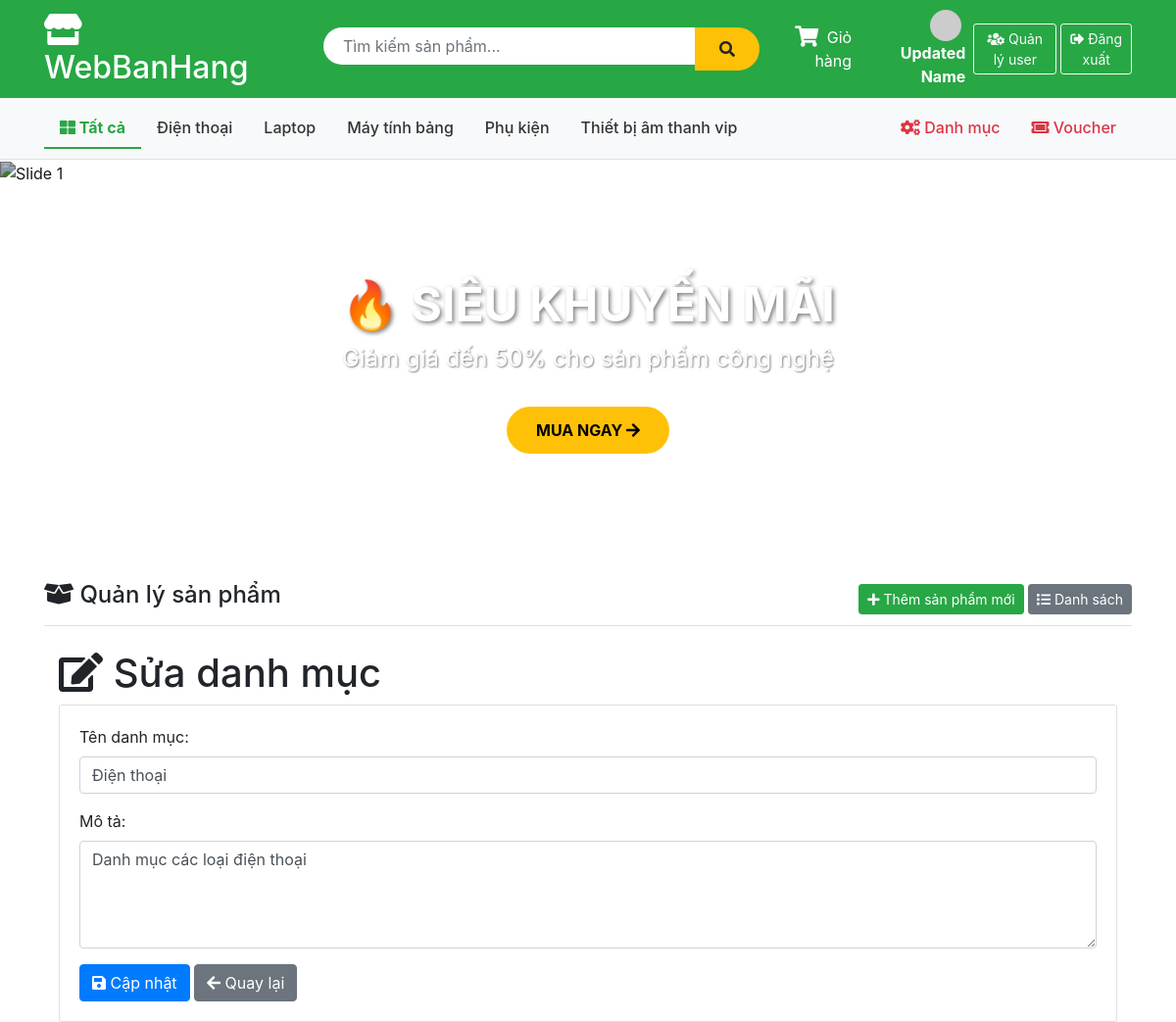
Page /Category/edit/1 (signed in) on the committed database.
### tables this page shows
CREATE TABLE IF NOT EXISTS `category` (
  `id` int NOT NULL AUTO_INCREMENT,
  `name` varchar(100) NOT NULL,
  `description` text,
  PRIMARY KEY (`id`)
);

### index.php (called while the page is built, shortened)
<?php
require_once 'app/helpers/SessionHelper.php';
require_once 'app/config/database.php';
$url = $_GET['url'] ?? '';
$url = rtrim($url, '/');
$url = filter_var($url, FILTER_SANITIZE_URL);
$url = explode('/', $url);
$action = isset($url[1]) && $url[1] != '' ? $url[1] : 'index';
$controller = new $controllerName();
call_user_func_array([$controller, $action], array_slice($url, 2));
?>

### app/helpers/SessionHelper.php (called while the page is built, shortened)
<?php
class SessionHelper {
    public static function isLoggedIn() {
        return isset($_SESSION['username']);
    }
    public static function isAdmin() {
        return isset($_SESSION['username']) &&
               isset($_SESSION['role']) &&
               $_SESSION['role'] === 'admin';
    }
}
?>

### app/config/database.php (called while the page is built, shortened)
<?php
class Database {
    private $host = "localhost";
    private $db_name = "my_store";
    private $username = "root";
    private $password = "";
    public function getConnection() {
        $this->conn = null;
        try {
            $this->conn = new PDO(
                "mysql:host=" . $this->host . ";dbname=" . $this->db_name,
                $this->username,
                $this->password
            );
            $this->conn->exec("set names utf8");
        } catch(PDOException $exception) {
            echo "Connection error: " . $exception->getMessage();
        }
        return $this->conn;
    }
}
?>

### app/models/CategoryModel.php (called while the page is built, shortened)
<?php
class CategoryModel {
    private $conn;
    private $table_name = "category";
    public function __construct($db) {
        $this->conn = $db;
    }
    public function getCategoryById($id) {
        $query = "SELECT * FROM " . $this->table_name . " WHERE id = :id";
        $stmt = $this->conn->prepare($query);
        $stmt->bindParam(':id', $id);
        $stmt->execute();
        return $stmt->fetch(PDO::FETCH_OBJ);
    }
}
?>

### app/views/category/edit.php (the view, shortened to what this page needs)
<?php include 'app/views/shares/header.php'; ?>
<div class="container mt-4">
    <h1>
        <i class="fas fa-edit"></i> Sửa danh mục
    </h1>
    <div class="card">
        <div class="card-body">
            <form method="POST" action="/Category/update">
                <div class="form-group">
                    <label for="name">Tên danh mục:</label>
                    <input type="text" class="form-control" id="name" name="name"
                           value="<?php echo htmlspecialchars($category->name); ?>" required>
                </div>
                <div class="form-group">
                    <label for="description">Mô tả:</label>
                    <textarea class="form-control" id="description" name="description"
                              rows="4"><?php echo htmlspecialchars($category->description); ?></textarea>
                </div>
                <button type="submit" class="btn btn-primary">
                    <i class="fas fa-save"></i> Cập nhật
                </button>
                <a href="/Category/list" class="btn btn-secondary">
                    <i class="fas fa-arrow-left"></i> Quay lại
                </a>
            </form>
        </div>
    </div>
</div>
<?php include 'app/views/shares/footer.php'; ?>

### app/views/shares/header.php (shortened to what this page needs)
<?php
require_once 'app/helpers/SessionHelper.php';
?>
<!DOCTYPE html>
<html lang="vi">
<head>
    <link href="https://stackpath.bootstrapcdn.com/bootstrap/4.5.2/css/bootstrap.min.css" rel="stylesheet">
    <link rel="stylesheet" href="https://cdnjs.cloudflare.com/ajax/libs/font-awesome/5.15.4/css/all.min.css">
</head>
<body>
    <div class="header-top">
        <div class="container">
            <div class="row align-items-center">
                <div class="col-md-3">
                    <h2 class="text-white mb-0">
                        <a href="/Product" style="color: white; text-decoration: none;">
                            <i class="fas fa-store"></i> WebBanHang
                        </a>
                    </h2>
                </div>
                <div class="col-md-5">
                    <form action="/Product/search" method="GET" class="search-box d-flex">
                        <input type="text" name="keyword" class="form-control"
                               placeholder="Tìm kiếm sản phẩm..."
                               value="<?php echo htmlspecialchars($_GET['keyword'] ?? ''); ?>">
                        <button type="submit" class="btn btn-warning">
                            <i class="fas fa-search"></i>
                        </button>
                    </form>
                </div>
                <div class="col-md-4 text-white text-right d-flex align-items-center justify-content-end">
                    <a href="/Product/cart" class="text-white mr-3 position-relative" style="text-decoration: none;">
                        <span class="cart-icon-wrapper">
                            <i class="fas fa-shopping-cart fa-lg"></i>
                        </span>
                        <span class="ml-1 d-none d-md-inline">Giỏ hàng</span>
                    </a>
                    <?php if (SessionHelper::isLoggedIn()): ?>
                        <a href="/Account/profile" class="text-white mr-2" style="text-decoration:none;">
                            <?php
                            $avatarSrc = !empty($_SESSION['avatar'])
                                ? '/public/' . $_SESSION['avatar']
                                : 'https://ui-avatars.com/api/?name=' . urlencode($_SESSION['fullname'] ?? 'U') . '&size=32&background=fff&color=28a745';
                            ?>
                            <img src="<?= $avatarSrc ?>" class="rounded-circle mr-1" style="width:32px;height:32px;object-fit:cover;">
                            <strong><?= htmlspecialchars($_SESSION['fullname'] ?? $_SESSION['username']) ?></strong>
                        </a>
                        <?php if (SessionHelper::isAdmin()): ?>
                            <a href="/Account/manageUsers" class="btn btn-outline-light btn-sm mr-1">
                                <i class="fas fa-users-cog"></i> Quản lý user
                            </a>
                        <?php endif; ?>
                        <a href="/Account/logout" class="btn btn-outline-light btn-sm">
                            <i class="fas fa-sign-out-alt"></i> Đăng xuất
                        </a>
                    <?php endif; ?>
                </div>
            </div>
        </div>
    </div>
    <div class="category-nav">
        <div class="container">
            <ul class="nav">
                <li class="nav-item">
                    <a class="nav-link <?php echo (!isset($_GET['category'])) ? 'active' : ''; ?>"
                       href="/Product">
                        <i class="fas fa-th-large"></i> Tất cả
                    </a>
                </li>
                <?php
                $db = (new Database())->getConnection();
                $stmt = $db->query("SELECT * FROM category ORDER BY name ASC");
                $cats = $stmt->fetchAll(PDO::FETCH_OBJ);
                foreach ($cats as $cat):
                    $isActive = (isset($_GET['category']) && $_GET['category'] == $cat->id) ? 'active' : '';
                ?>
                <li class="nav-item">
                    <a class="nav-link <?php echo $isActive; ?>"
                       href="/Product?category=<?php echo $cat->id; ?>">
                        <?php echo htmlspecialchars($cat->name); ?>
                    </a>
                </li>
                <?php endforeach; ?>
                <?php if (SessionHelper::isAdmin()): ?>
                <li class="nav-item ml-auto">
                    <a class="nav-link admin-link" href="/Category/list">
                        <i class="fas fa-cogs"></i> Danh mục
                    </a>
                </li>
                <li class="nav-item">
                    <a class="nav-link admin-link" href="/Voucher">
                        <i class="fas fa-ticket-alt"></i> Voucher
                    </a>
                </li>
                <?php endif; ?>
            </ul>
        </div>
    </div>
    <div class="banner-slider">
        <div id="mainSlider" class="carousel slide" data-ride="carousel" data-interval="4000">
            <ol class="carousel-indicators">
                <li data-target="#mainSlider" data-slide-to="0" class="active"></li>
                <li data-target="#mainSlider" data-slide-to="1"></li>
                <li data-target="#mainSlider" data-slide-to="2"></li>
            </ol>
            <div class="carousel-inner">
                <div class="carousel-item active">
                    <img src="https://images.unsplash.com/photo-1607082348824-0a96f2a4b9da?w=1200" alt="Slide 1">
                    <div class="carousel-caption">
                        <h3>🔥 SIÊU KHUYẾN MÃI</h3>
                        <p>Giảm giá đến 50% cho sản phẩm công nghệ</p>
                        <a href="/Product" class="btn-shop-now">MUA NGAY <i class="fas fa-arrow-right"></i></a>
                    </div>
                </div>
            </div>
            <a class="carousel-control-prev" href="#mainSlider" role="button" data-slide="prev">
                <span class="carousel-control-prev-icon"></span>
            </a>
            <a class="carousel-control-next" href="#mainSlider" role="button" data-slide="next">
                <span class="carousel-control-next-icon"></span>
            </a>
        </div>
    </div>
    <div class="container mt-4">
        <div class="d-flex justify-content-between align-items-center mb-3 border-bottom pb-2">
            <h4><i class="fas fa-box-open"></i> Quản lý sản phẩm</h4>
            <?php if (SessionHelper::isAdmin()): ?>
            <div>
                <a href="/Product/add" class="btn btn-success btn-sm">
                    <i class="fas fa-plus"></i> Thêm sản phẩm mới
                </a>
                <a href="/Product" class="btn btn-secondary btn-sm">
                    <i class="fas fa-list"></i> Danh sách
                </a>
            </div>
            <?php endif; ?>
        </div>

### app/views/shares/header.php (style rules this page uses)
.header-top { background: #28a745; padding: 10px 0; }
.search-box { max-width: 600px; margin: 0 auto; }
.search-box input { border-radius: 25px 0 0 25px; border: none; padding: 10px 20px; }
.search-box button { border-radius: 0 25px 25px 0; background: #ffc107; border: none; padding: 10px 25px; }
.category-nav { background: #f8f9fa; padding: 10px 0; border-bottom: 1px solid #dee2e6; }
.category-nav .nav-link { color: #333; font-weight: 500; }
.category-nav .nav-link.active { color: #28a745; font-weight: bold; border-bottom: 2px solid #28a745; }
.admin-link { color: #dc3545 !important; font-weight: bold; }
.cart-icon-wrapper { position: relative; display: inline-block; }
.banner-slider { position: relative; margin-bottom: 30px; }
.banner-slider .carousel-item { height: 400px; }
.banner-slider .carousel-item img { height: 100%; object-fit: cover; filter: brightness(0.7); }
.banner-slider .carousel-caption { bottom: 20%; }
.banner-slider .carousel-caption h3 { font-size: 3rem; font-weight: bold; text-shadow: 2px 2px 4px rgba(0,0,0,0.5); }
.banner-slider .carousel-caption p { font-size: 1.5rem; text-shadow: 1px 1px 2px rgba(0,0,0,0.5); }
.btn-shop-now { background: #ffc107; color: #000; padding: 12px 30px; border-radius: 25px; font-weight: bold; text-decoration: none; display: inline-block; margin-top: 15px; transition: all 0.3s; }

### rows in the picture
category: name "Điện thoại", description "Danh mục các loại điện thoại"
category: name "Laptop"
category: name "Máy tính bảng"
category: name "Phụ kiện"
category: name "Thiết bị âm thanh vip"

### other values in the picture
$_SESSION['fullname'] "Updated Name"
